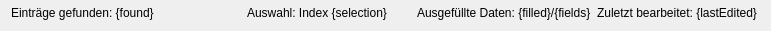
   <widget class="QWidget" name="verticalLayoutWidget">
    <property name="geometry">
     <rect>
      <x>10</x>
      <y>770</y>
      <width>771</width>
      <height>31</height>
     </rect>
    </property>
    <layout class="QGridLayout" name="gridLayout" columnstretch="1,0,0,0">
     <property name="topMargin">
      <number>5</number>
     </property>
     <item row="0" column="1">
      <widget class="QLabel" name="lbl_IndexSelected">
       <property name="sizePolicy">
        <sizepolicy hsizetype="MinimumExpanding" vsizetype="Preferred">
         <horstretch>0</horstretch>
         <verstretch>0</verstretch>
        </sizepolicy>
       </property>
       <property name="text">
        <string>Auswahl: Index {selection}</string>
       </property>
      </widget>
     </item>
     <item row="0" column="3">
      <widget class="QLabel" name="lbl_lastEdited">
       <property name="sizePolicy">
        <sizepolicy hsizetype="Expanding" vsizetype="Preferred">
         <horstretch>0</horstretch>
         <verstretch>0</verstretch>
        </sizepolicy>
       </property>
       <property name="maximumSize">
        <size>
         <width>16777215</width>
         <height>16777215</height>
        </size>
       </property>
       <property name="text">
        <string>Zuletzt bearbeitet: {lastEdited}</string>
       </property>
      </widget>
     </item>
     <item row="0" column="2">
      <widget class="QLabel" name="lbl_filledInData">
       <property name="sizePolicy">
        <sizepolicy hsizetype="Expanding" vsizetype="Preferred">
         <horstretch>0</horstretch>
         <verstretch>0</verstretch>
        </sizepolicy>
       </property>
       <property name="maximumSize">
        <size>
         <width>16777215</width>
         <height>16777215</height>
        </size>
       </property>
       <property name="text">
        <string>Ausgefüllte Daten: {filled}/{fields}</string>
       </property>
      </widget>
     </item>
     <item row="0" column="0">
      <widget class="QLabel" name="lbl_ElementsFound">
       <property name="sizePolicy">
        <sizepolicy hsizetype="Preferred" vsizetype="Preferred">
         <horstretch>0</horstretch>
         <verstretch>0</verstretch>
        </sizepolicy>
       </property>
       <property name="minimumSize">
        <size>
         <width>100</width>
         <height>0</height>
        </size>
       </property>
       <property name="maximumSize">
        <size>
         <width>230</width>
         <height>16777215</height>
        </size>
       </property>
       <property name="text">
        <string>Einträge gefunden: {found} </string>
       </property>
      </widget>
     </item>
    </layout>
   </widget>
